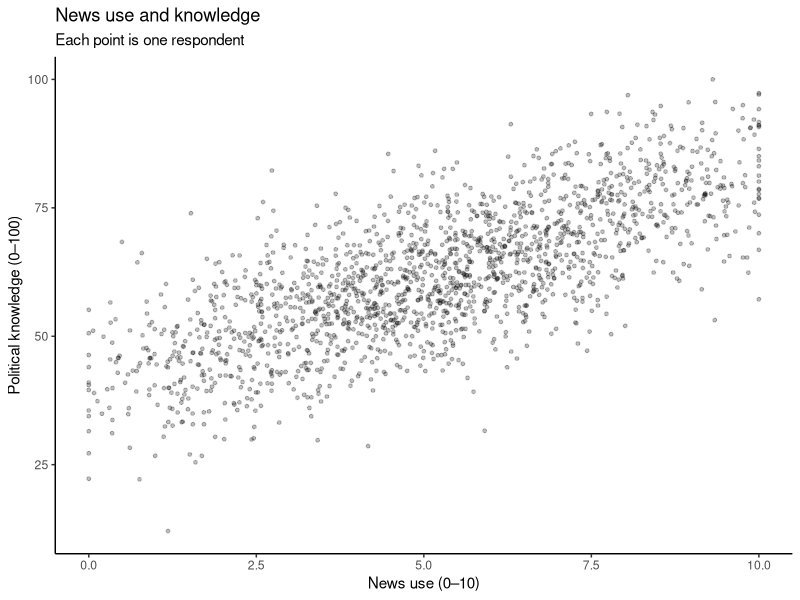
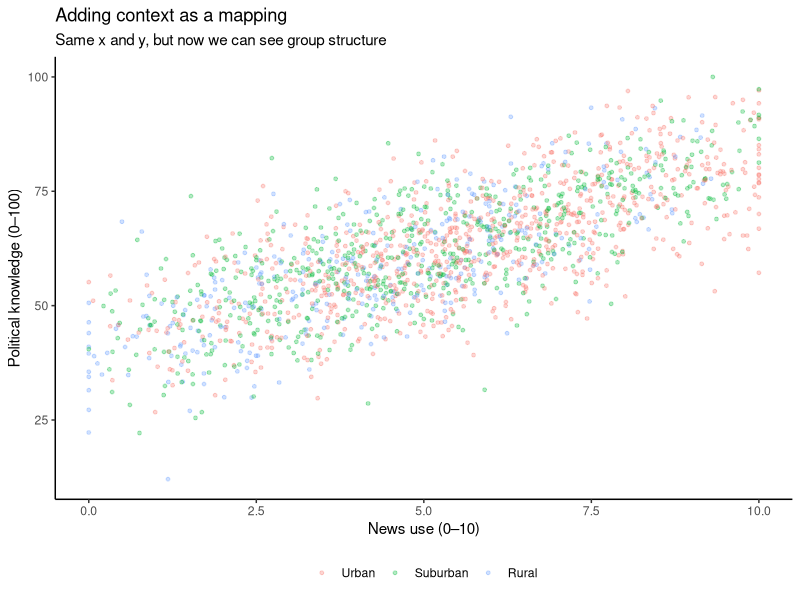
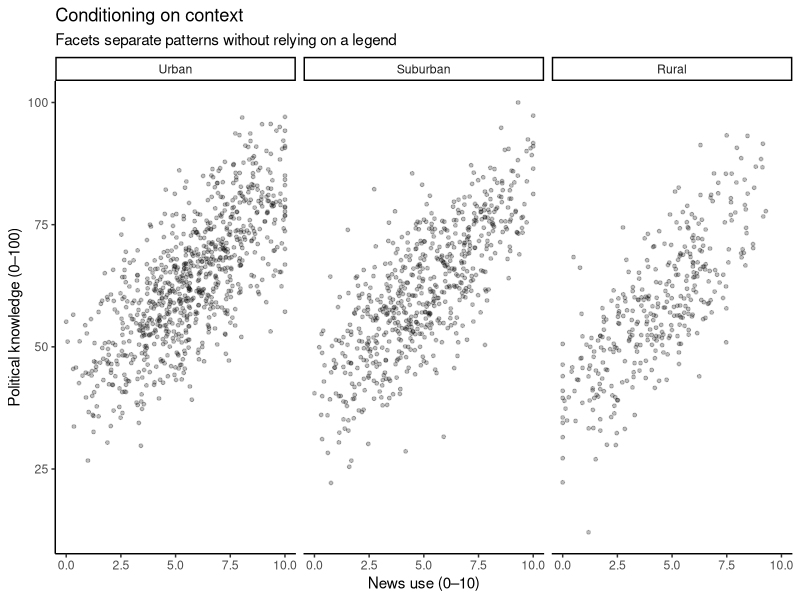
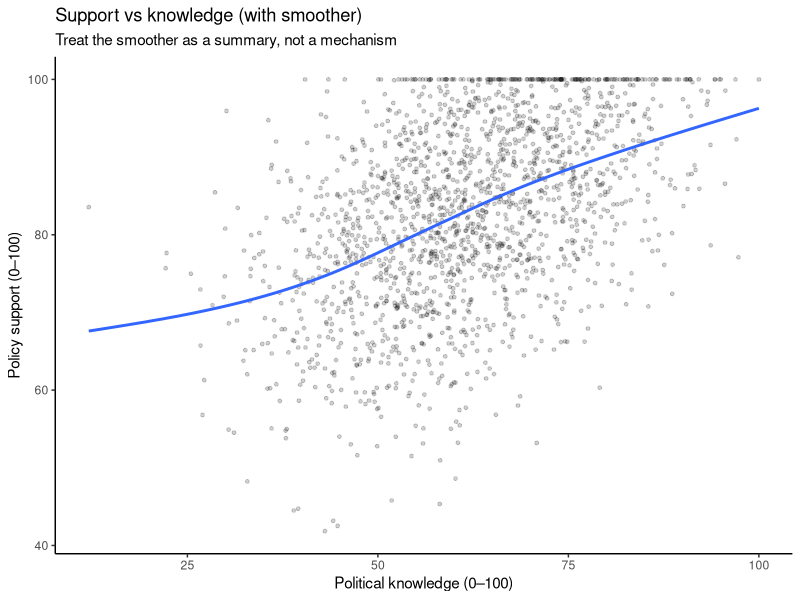
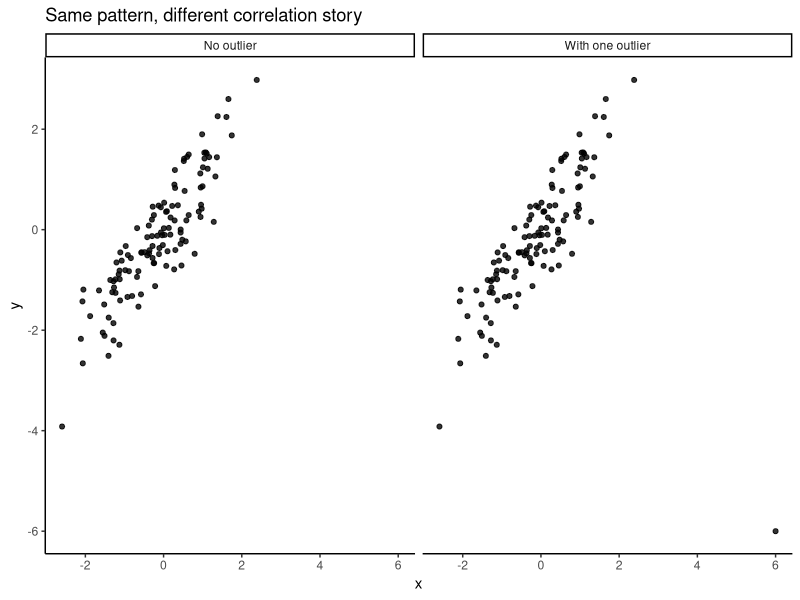
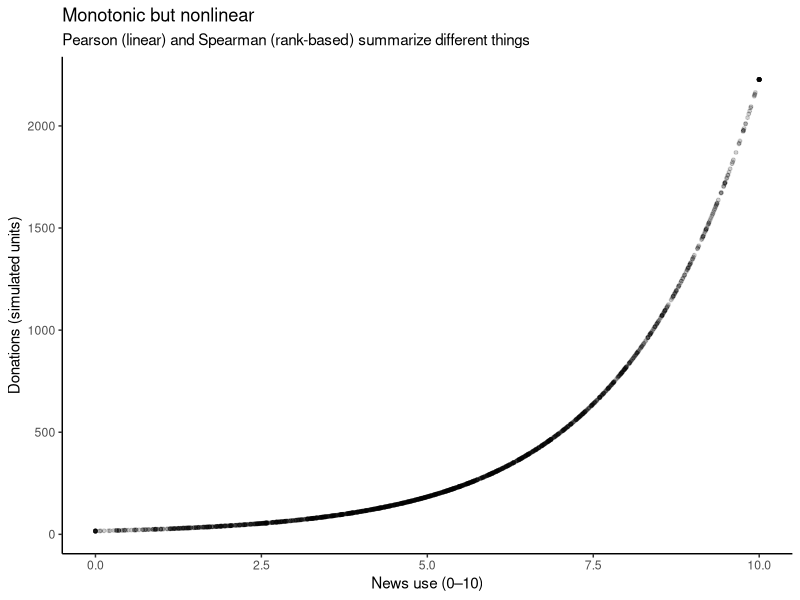
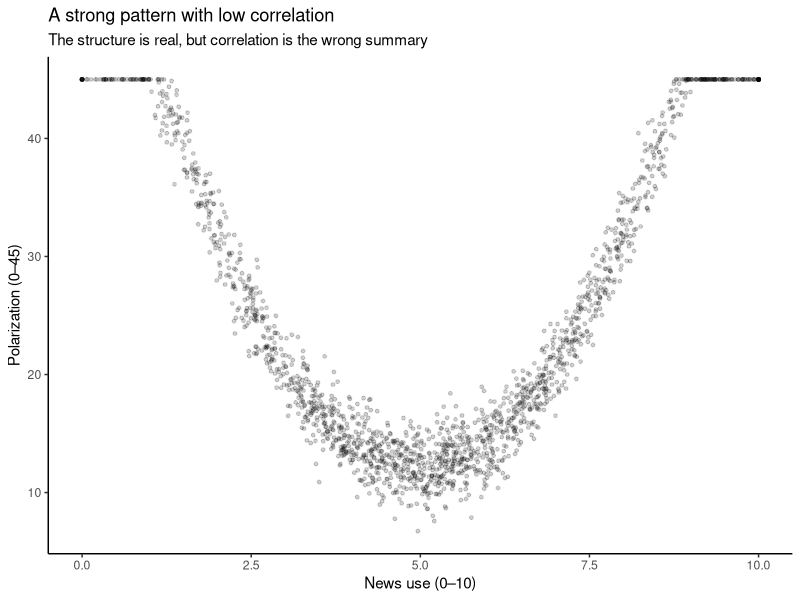
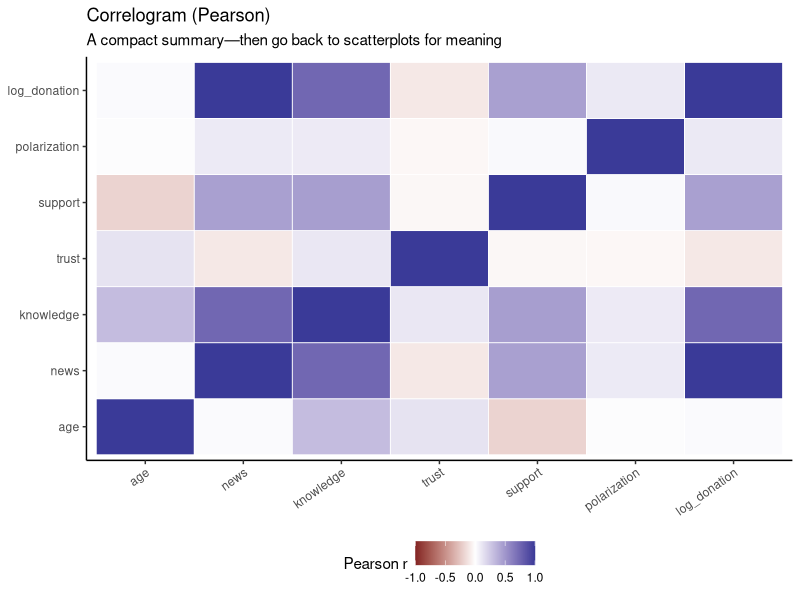

The R script that drew these images, in order:
## ---- chunk 1
library(ggplot2); library(dplyr); library(tidyr); library(forcats); library(scales)
set.seed(123)
df <- tibble(
  id = 1:1800,
  context = sample(
    c("Urban", "Suburban", "Rural"),
    size = 1800,
    replace = TRUE,
    prob = c(0.45, 0.35, 0.20)
  ),
  age = round(rnorm(1800, mean = 40, sd = 12))
) %>%  mutate(
    context = factor(context, levels = c("Urban", "Suburban", "Rural")),
    age = pmin(pmax(age, 18), 75),
    news = rbeta(1800, 2, 2) * 10 +
      case_when(context == "Urban" ~ 0.8, context == "Rural" ~ -0.7, TRUE ~ 0) + rnorm(1800, 0, 0.6),
    news = pmin(pmax(news, 0), 10)
  )
## ---- chunk 2
df <- df %>%
  mutate(
    knowledge = 40 + 4.2 * news + 0.35 * (age - 40) + rnorm(1800, 0, 8),
    knowledge = pmin(pmax(knowledge, 0), 100),
    trust = 4.4 + 0.02 * knowledge - 0.10 * news +
      case_when(context == "Rural" ~ 0.2, TRUE ~ 0) +
      rnorm(1800, 0, 0.6),
    trust = pmin(pmax(trust, 1), 7),
    support = 50 + 0.55 * knowledge - 0.40 * (age - 40) +
      case_when(context == "Rural" ~ -4, TRUE ~ 0) +
      rnorm(1800, 0, 10),
    support = pmin(pmax(support, 0), 100)
  )

## ---- chunk 3
df <- df %>%
  mutate(
    donation = exp(news / 2) * 15 + rlnorm(1800, meanlog = 0, sdlog = 0.25),
    log_donation = log(donation),
    polarization = 12 + 2.2 * (news - 5)^2 + rnorm(1800, 0, 1.8),
    polarization = pmin(pmax(polarization, 0), 45),
    trust_t1 = pmin(pmax(trust + rnorm(1800, 0, 0.4), 1), 7),
    trust_t2 = pmin(pmax(
      trust_t1 +
        0.25 * (context == "Urban") - 0.20 * (context == "Rural") +
        rnorm(1800, 0, 0.35),
      1
    ), 7)
  ) %>%
  select(id, context, age, news, knowledge, trust, support, donation, log_donation,
         polarization, trust_t1, trust_t2)
## ---- chunk 4
df %>% 
  slice(1:10)
## ---- chunk 5
ggplot(df, aes(x = news, y = knowledge)) +
  geom_point(alpha = 0.25, size = 1) +
  theme_classic() +
  labs(x = "News use (0–10)", y = "Political knowledge (0–100)",title = "News use and knowledge", subtitle = "Each point is one respondent") 
## ---- chunk 6
ggplot(df, aes(x = news, y = knowledge, color = context)) +
  geom_point(alpha = 0.30, size = 1) +
  theme_classic() +
  theme(legend.position = "bottom") +
  labs(x = "News use (0–10)", y = "Political knowledge (0–100)", color = NULL, title = "Adding context as a mapping", subtitle = "Same x and y, but now we can see group structure")
## ---- chunk 7
ggplot(df, aes(x = news, y = knowledge)) +
  geom_point(alpha = 0.25, size = 1) +
  facet_wrap(~ context, nrow = 1) +
  theme_classic() +
  labs(x = "News use (0–10)",y = "Political knowledge (0–100)", title = "Conditioning on context", subtitle = "Facets separate patterns without relying on a legend")
## ---- chunk 8
ggplot(df, aes(x = knowledge, y = support)) +
  geom_point(alpha = 0.18, size = 1) +
  geom_smooth(se = FALSE) +
  theme_classic() +
  labs(x = "Political knowledge (0–100)", y = "Policy support (0–100)", title = "Support vs knowledge (with smoother)", subtitle = "Treat the smoother as a summary, not a mechanism")
## ---- chunk 9
set.seed(999)
demo <- tibble(x = rnorm(120, 0, 1), y = x + rnorm(120, 0, 0.6))
demo_with_outlier <- demo %>%
  bind_rows(tibble(x = 6, y = -6))
demo_plot <- bind_rows(demo %>% mutate(version = "No outlier"),
  demo_with_outlier %>% mutate(version = "With one outlier"))
ggplot(demo_plot, aes(x = x, y = y)) +
  geom_point(alpha = 0.8, size = 1.4) +
  facet_wrap(~ version, nrow = 1) +
  theme_classic() +
  labs(x = "x", y = "y", title = "Same pattern, different correlation story")
## ---- chunk 10
pearson_no <- cor(demo$x, demo$y, method = "pearson")
spearman_no <- cor(demo$x, demo$y, method = "spearman")
pearson_out <- cor(demo_with_outlier$x, demo_with_outlier$y, method = "pearson")
spearman_out <- cor(demo_with_outlier$x, demo_with_outlier$y, method = "spearman")
tibble(version = c("No outlier", "With one outlier"),
  pearson = c(pearson_no, pearson_out),
  spearman = c(spearman_no, spearman_out)
) %>%
  mutate(across(c(pearson, spearman), ~ round(.x, 2)))
## ---- chunk 11
ggplot(df, aes(x = news, y = donation)) +
  geom_point(alpha = 0.18, size = 1) +
  theme_classic() +
  labs(x = "News use (0–10)", y = "Donations (simulated units)", title = "Monotonic but nonlinear", subtitle = "Pearson (linear) and Spearman (rank-based) summarize different things")
## ---- chunk 12
tibble(
  pearson = cor(df$news, df$donation, method = "pearson"),
  spearman = cor(df$news, df$donation, method = "spearman")
) %>%
  mutate(across(everything(), ~ round(.x, 2)))
## ---- chunk 13
ggplot(df, aes(x = news, y = polarization)) +
  geom_point(alpha = 0.18, size = 1) +
  theme_classic() +
  labs(x = "News use (0–10)", y = "Polarization (0–45)", title = "A strong pattern with low correlation", subtitle = "The structure is real, but correlation is the wrong summary")
## ---- chunk 14
cor_vars <- df %>%
  select(age, news, knowledge, trust, support, polarization, log_donation)
cor_mat <- cor(cor_vars, method = "pearson")
cor_df <- as.data.frame(cor_mat) %>%
  tibble::rownames_to_column(var = "var1") %>%
  pivot_longer(-var1, names_to = "var2", values_to = "r") %>%
  mutate(
    var1 = factor(var1, levels = colnames(cor_mat)),
    var2 = factor(var2, levels = colnames(cor_mat))
  )
## ---- chunk 15
ggplot(cor_df, aes(x = var2, y = var1, fill = r)) +
  geom_tile(color = "white", linewidth = 0.3) +
  scale_fill_gradient2(limits = c(-1, 1), labels = number_format(accuracy = 0.1)) +
  theme_classic() +
  theme(
    axis.title = element_blank(),
    axis.text.x = element_text(angle = 35, hjust = 1),
    legend.position = "bottom"
  ) +
  labs(
    fill = "Pearson r",
    title = "Correlogram (Pearson)",
    subtitle = "A compact summary—then go back to scatterplots for meaning"
  )
## ---- chunk 16
cor_mat_s <- cor(cor_vars, method = "spearman")
cor_df_s <- as.data.frame(cor_mat_s) %>%
  tibble::rownames_to_column(var = "var1") %>%
  pivot_longer(-var1, names_to = "var2", values_to = "r") %>%
  mutate(
    var1 = factor(var1, levels = colnames(cor_mat_s)),
    var2 = factor(var2, levels = colnames(cor_mat_s)))
## ---- chunk 17
ggplot(cor_df_s, aes(x = var2, y = var1, fill = r)) +
  geom_tile(color = "white", linewidth = 0.3) +
  scale_fill_gradient2(limits = c(-1, 1), labels = number_format(accuracy = 0.1)) +
  theme_classic() +
  theme(axis.title = element_blank(),
        axis.text.x = element_text(angle = 35, hjust = 1),
    legend.position = "bottom"
  ) +
  labs(fill = "Spearman ρ", title = "Correlogram (rank-based)", subtitle = "Same idea, different definition of “association”")
## ---- chunk 18
ggplot(df, aes(x = trust_t1, y = trust_t2)) +
  geom_abline(slope = 1, intercept = 0, linewidth = 0.8, alpha = 0.5) +
  geom_point(alpha = 0.25, size = 1) +
  coord_equal(xlim = c(1, 7), ylim = c(1, 7)) +
  theme_classic() +
  labs(x = "Trust (time 1)", y = "Trust (time 2)", title = "Paired measurements", subtitle = "Points above the line increased; below the line decreased")
## ---- chunk 19
set.seed(202)
ids_small <- df %>% sample_n(40) %>% pull(id)
df_long <- df %>%
  filter(id %in% ids_small) %>%
  select(id, context, trust_t1, trust_t2) %>%
  pivot_longer(cols = c(trust_t1, trust_t2), names_to = "time", values_to = "trust") %>%
  mutate(time = recode(time, trust_t1 = "Time 1", trust_t2 = "Time 2"), 
         time = factor(time, levels = c("Time 1", "Time 2")))
## ---- chunk 20
ggplot(df_long, aes(x = time, y = trust, group = id)) +
  geom_line(alpha = 0.35) +
  geom_point(size = 1.4, alpha = 0.7) +
  theme_classic() +
  labs(x = NULL, y = "Trust (1–7)", title = "Slopegraph (sample)", subtitle = "Good for seeing who moved—and how much")
## ---- chunk 21
pca_df <- df %>%
  select(age, news, knowledge, trust, support, polarization, log_donation) %>%
  mutate(across(everything(), as.numeric))

pca_fit <- prcomp(pca_df, center = TRUE, scale. = TRUE)

pca_scores <- as_tibble(pca_fit$x[, 1:2]) %>%
  rename(PC1 = PC1, PC2 = PC2) %>%
  bind_cols(df %>% select(context))
## ---- chunk 22
ggplot(pca_scores, aes(x = PC1, y = PC2, color = context)) +
  geom_point(alpha = 0.25, size = 1) +
  theme_classic() +
  theme(legend.position = "bottom") +
  labs(
    x = "PC1 (a new axis)",
    y = "PC2 (a second new axis)",
    color = NULL,
    title = "A 2D projection of many variables",
    subtitle = "Useful as a map of similarity—but it discards information"
  )
